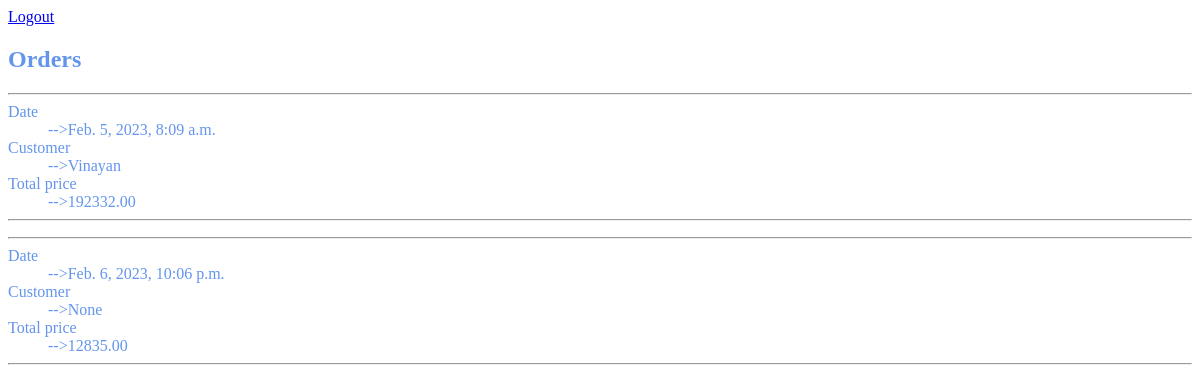
The page /orders on the database its author committed.
### website/models.py (models this page shows, shortened)
class Orders(models.Model):
    order_date = models.DateTimeField(auto_now_add=True)
    customer = models.OneToOneField(Customer,null=True, on_delete=models.CASCADE)
    status = models.CharField(max_length=20, default='PENDING')
    total = models.DecimalField(max_digits=100, decimal_places=2, default=0)

class Customer(models.Model):
    name = models.CharField(max_length=200, null=True)
    user = models.OneToOneField(User, null=True, on_delete=models.CASCADE)
    date_created = models.DateTimeField(auto_now=True)
    email_id = models.EmailField(max_length=50)
    def __str__(self):
        return self.name

### website/views.py (the view)
# urls.py: path('orders',orders,name='orders'),
def orders(request):
    ord = Orders.objects.all()
    context = {
        'orders':ord,
    }
    return render(request,'website/order.html',context)

### website/templates/website/order.html (shortened to what this page needs)
{% extends 'website/base.html' %}
{% block content %}
<div align="='left"><a href="{% url 'logout'  %}">Logout </a></div>
  <h2>Orders </h2>
<div class="container">
        <dl>
            {% for p  in orders%}
            <div class="myClass">
<hr>
                <dt>Date</dt>
                <dd>-->{{p.order_date}}</dd>
             <dt>Customer</dt>
                <dd>-->{{p.customer}}</dd>
    <dt>Total price</dt>
                <dd>-->{{p.total}}</dd>
<hr>
            </div>
        </dl>
 </div>
 {% endfor %}
{% endblock %}

### website/static/website/style.css (style rules this page uses)
body { font-family:sans-seriff; color:cornflowerblue; background-color:floral-white; }

### rows shown on the page
Orders: order_date "Feb. 5, 2023, 8:09 a.m.", customer "Vinayan", total "192332.00"
Orders: order_date "Feb. 6, 2023, 10:06 p.m.", customer "None", total "12835.00"
